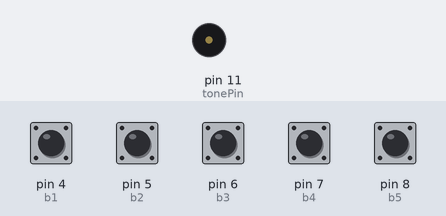
Recording of a sketch running on a simulated Arduino Uno, built with avr-gcc and run on an emulated ATmega328P. Shown: buzzer (waves = sounding). Inputs (shaded band) come from the test bench; at power-on: pin 4 (b1), pin 5 (b2), pin 6 (b3), pin 7 (b4), pin 8 (b5) HIGH.

Above: at 1.2 s.
1.3 s: pin 4 (b1) pulled LOW for 0.15 s
At 1.37 s:
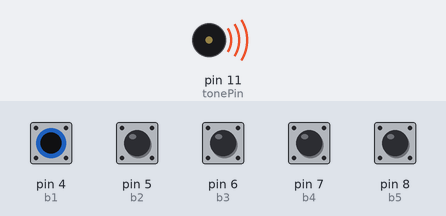
Timing chart, 0 to 4.3 s (numbered marks = the images above; inputs shaded):
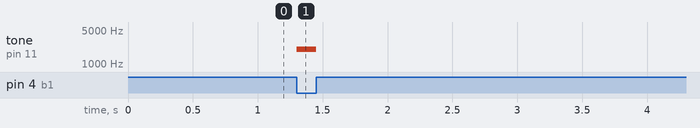

The sketch:

Piano.ino
```cpp
int tonePin =11;
int b1 = 4;
int b2 = 5;
int b3 = 6;
int b4 = 7;
int b5 = 8;

void setup() {
  pinMode(tonePin, OUTPUT);
  pinMode(b1, INPUT_PULLUP);
  pinMode(b2, INPUT_PULLUP);
  pinMode(b3, INPUT_PULLUP);
  pinMode(b4, INPUT_PULLUP);
  pinMode(b5, INPUT_PULLUP);
}

void loop() {
  if(digitalRead(b1)==LOW){
    tone(tonePin, 2000);
  }
  else if(digitalRead(b2)==LOW){
    tone(tonePin, 2500);
  }
  else if(digitalRead(b3)==LOW){
    tone(tonePin, 3000);
  }
  else if(digitalRead(b4)==LOW){
    tone(tonePin, 4000);
  }
  else if(digitalRead(b5)==LOW){
    tone(tonePin, 5000);
  }
  else{
    tone(tonePin, 0);
  }

}
```

Measured:
- after the input at 1.3 s, tone on pin 11 (tonePin): silent → 2000 Hz at once, → silent 0.15 s later
